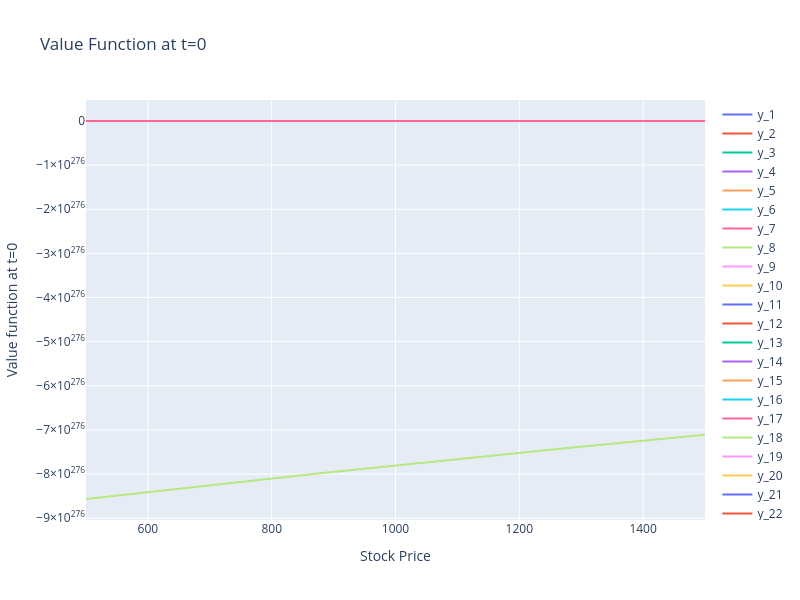

Source (notebook cell):
### Code cell
# Create a 3D surface plot for each jump
fig = go.Figure()

for jump in np.arange(1, L):

    fig.add_trace(go.Scatter(x=S_matrix, y=V_matrix[0, jump, :], mode='lines', name=f'y_{jump}'))

# Update layout for better visualization
fig.update_layout(
    title="Value Function at t=0",
    xaxis_title="Stock Price",
    yaxis_title="Value function at t=0",
    width=800,
    height=600
)

# Show the plot
fig.show()
